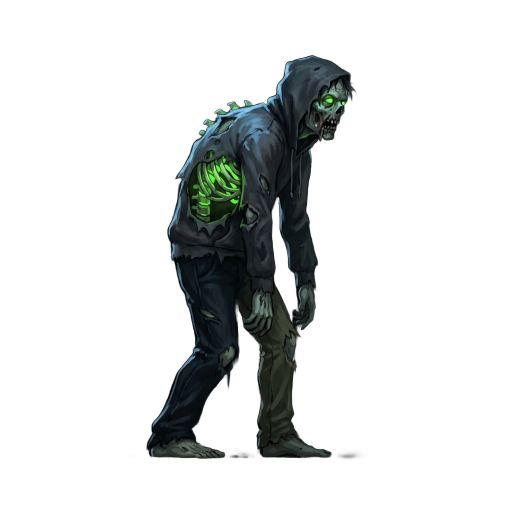
#> input picture assets/references/zombies/NEW/Kóbor/kobor_raw.png, 1024 x 1024 px, found by its file name (shown at 1/2 size)
$ python clean_islands.py
#> lines starting #> are read from the running program, lines starting #| are printed output that depends on the picture; after the words box and inside, x2 and y2 are one past the last pixel; in counts of white or black regions, pixels touching at a corner belong together
#!/usr/bin/env python3
"""
clean_islands.py — a de-checkerboard utan maradt szurke "szellem-szigetek" takaritasa
======================================================================================
A generator neha LAGY ARNYEKOT/vignettat fest a kockas hatterre. Ott a kocka
tonusai helyileg sotetebbek, ezert a debg_checkerboard.py (ami a kep SZELEROL
vett ket tonushoz hasonlit) nem tavolitja el oket -> minden elsotetult kockabol
egy kis TOMOR sziget marad a kesz kep korul.

Ez a script ezeket takaritja: az atlatszova tett hatter kozott maradt, KICSI es
KOZEL-SZURKE osszefuggo foltokat teszi atlatszova.

BIZTONSAG (ezert nem eszi meg a tartalmat):
  - a NAGY osszefuggo folt (maga a karakter/fegyver) mindig marad,
  - a SZINES kis reszletek (szikra, vercsepp, izzas) MARADNAK -- csak a
    kozel-szurke szemet megy,
  - a sheet-eket (tobb kulon elem egy kepen) a meret-kuszob vedi.

Hasznalat:
    python tools/clean_islands.py --report          # csak felmeres, nem ir
    python tools/clean_islands.py                   # takaritas
    python tools/clean_islands.py --only assets/... # egy fajl
"""

import argparse
import os
import sys
from collections import deque

try:
    import numpy as np
    from PIL import Image
except ImportError:
    sys.exit("HIBA: Pillow es numpy kell.  ->  pip install Pillow numpy")

ROOT = os.path.dirname(os.path.dirname(os.path.abspath(__file__)))

sys.path.insert(0, os.path.dirname(os.path.abspath(__file__)))
from debg_checkerboard import TARGETS  # ugyanaz az asset-lista

MIN_ISLAND = 1500   # ennel kisebb osszefuggo folt gyanus (px)
GRAY_TOL = 26       # max(R,G,B)-min(R,G,B) ennel kisebb = kozel-szurke -> szemet

# A valodi tartalom mindig hoz szin-valtozatossagot (szurkeseg ~18-33), a
# bennmaradt sakktabla-folt viszont TISZTA semleges szurke (~1.5). Ezert a
# tiszta szurke szigetek MERETTOL FUGGETLENUL mennek (egy plafonig, hogy egy
# esetleges nagy, legitim szurke elemet ne nyirjunk ki).
PURE_GRAY_SPREAD = 8
PURE_GRAY_MAX = 25000


def components(opaque):
    """Osszefuggo tomor foltok (4-szomszedsag). -> lista (meret, [indexek])"""
    h, w = opaque.shape
    seen = np.zeros_like(opaque)
    out = []
    for y in range(h):
        row = opaque[y]
        for x in range(w):
            if row[x] and not seen[y, x]:
                dq = deque([(y, x)])
                seen[y, x] = True
                pix = []
                while dq:
                    cy, cx = dq.popleft()
                    pix.append((cy, cx))
                    for ny, nx in ((cy - 1, cx), (cy + 1, cx), (cy, cx - 1), (cy, cx + 1)):
                        if 0 <= ny < h and 0 <= nx < w and opaque[ny, nx] and not seen[ny, nx]:
                            seen[ny, nx] = True
                            dq.append((ny, nx))
                out.append(pix)
    return out


def process(path, report_only=False):
#> called with report_only = False
    full = os.path.join(ROOT, path)
    if not os.path.exists(full):
        return None
    a = np.array(Image.open(full).convert("RGBA"))
#> a is the input picture: shape (1024, 1024, 4); mean R, G, B, A 18.9, 21, 20.7, 41.1
    opaque = a[:, :, 3] > 0
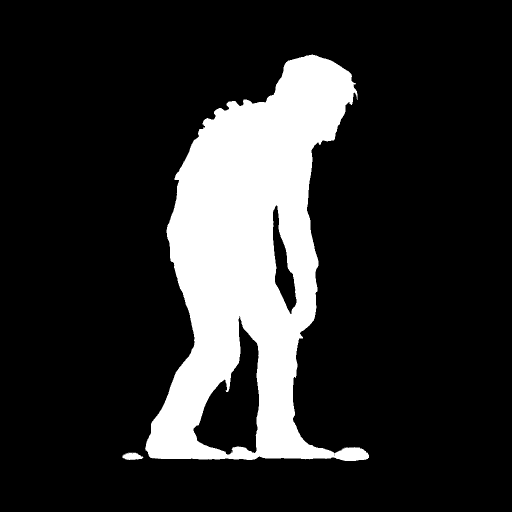
#> opaque: shape (1024, 1024) bool (shown at 1/2 size); 17.3% white; 4 white regions (2 under 20 px), largest, box (x1, y1, x2, y2) and area: (290, 109, 738, 922) 181082, (245, 905, 287, 920) 441
    if not opaque.any():
        return None
    comps = components(opaque)
#> after the loop in components, `for y in range(h):`: out = 4 items
#> comps = 4 items
    comps.sort(key=len, reverse=True)
    total = int(opaque.sum())
#> total = 181525
    main = len(comps[0]) if comps else 0
#> main = 181082

    removed = 0
    kept_color = 0
    for pix in comps[1:]:
        ys = np.array([p[0] for p in pix]); xs = np.array([p[1] for p in pix])
        rgb = a[ys, xs, :3].astype(np.int16)
        spread = (rgb.max(axis=1) - rgb.min(axis=1)).mean()

        pure_gray = spread < PURE_GRAY_SPREAD and len(pix) <= PURE_GRAY_MAX
        small_grayish = len(pix) < MIN_ISLAND and spread < GRAY_TOL
        if not (pure_gray or small_grayish):
            if len(pix) < MIN_ISLAND:
                kept_color += len(pix)      # szines aprosag -> MARAD
            continue                        # nagy/szines folt -> valodi tartalom
        removed += len(pix)
        if not report_only:
            a[ys, xs, 3] = 0
#> this loop made 3 passes
#> (ys, xs, rgb, spread) on passes 2 to 3: ([903], [463], [[16, 16, 16]], 0), ([917], [247], [[15, 15, 15]], 0)
#> spread on pass 1: 0.782
#> a: shape (1024, 1024, 4); 0.04% of pixels changed, all inside (x1, y1, x2, y2) = (245, 903, 464, 920)
#> after the loop, kept_color = 0; removed = 443

    if not report_only and removed:
        Image.fromarray(a, "RGBA").save(full, optimize=True)
    return {
        "name": os.path.basename(path), "total": total, "main": main,
        "islands": len(comps) - 1, "removed": removed, "kept_color": kept_color,
    }


def main():
    ap = argparse.ArgumentParser(description=__doc__)
    ap.add_argument("--report", action="store_true", help="csak felmeres")
    ap.add_argument("--only", action="append")
    args = ap.parse_args()

    paths = args.only if args.only else TARGETS
    for p in paths:
        r = process(p, args.report)
#> r = {'name': 'kobor_raw.png', 'total': 181525, 'main': 181082, 'islands': 3, 'removed': 443, 'kept_color': 0}
        if not r:
            continue
        mainpct = 100.0 * r["main"] / max(1, r["total"])
#> mainpct = 99.76
        flag = "  <-- SOK SZEMET" if r["removed"] > r["main"] * 0.15 else ""
#> flag = ''
        act = "talalt" if args.report else "torolve"
        print(f"  {r['name']:26s} fo-alak={mainpct:5.1f}%  sziget={r['islands']:5d}  "
              f"szurke-szemet {act}={r['removed']:7d}px  szines-megtartva={r['kept_color']:6d}px{flag}")
#|   kobor_raw.png              fo-alak= 99.8%  sziget=    3  szurke-szemet torolve=    443px  szines-megtartva=     0px


if __name__ == "__main__":
    main()
